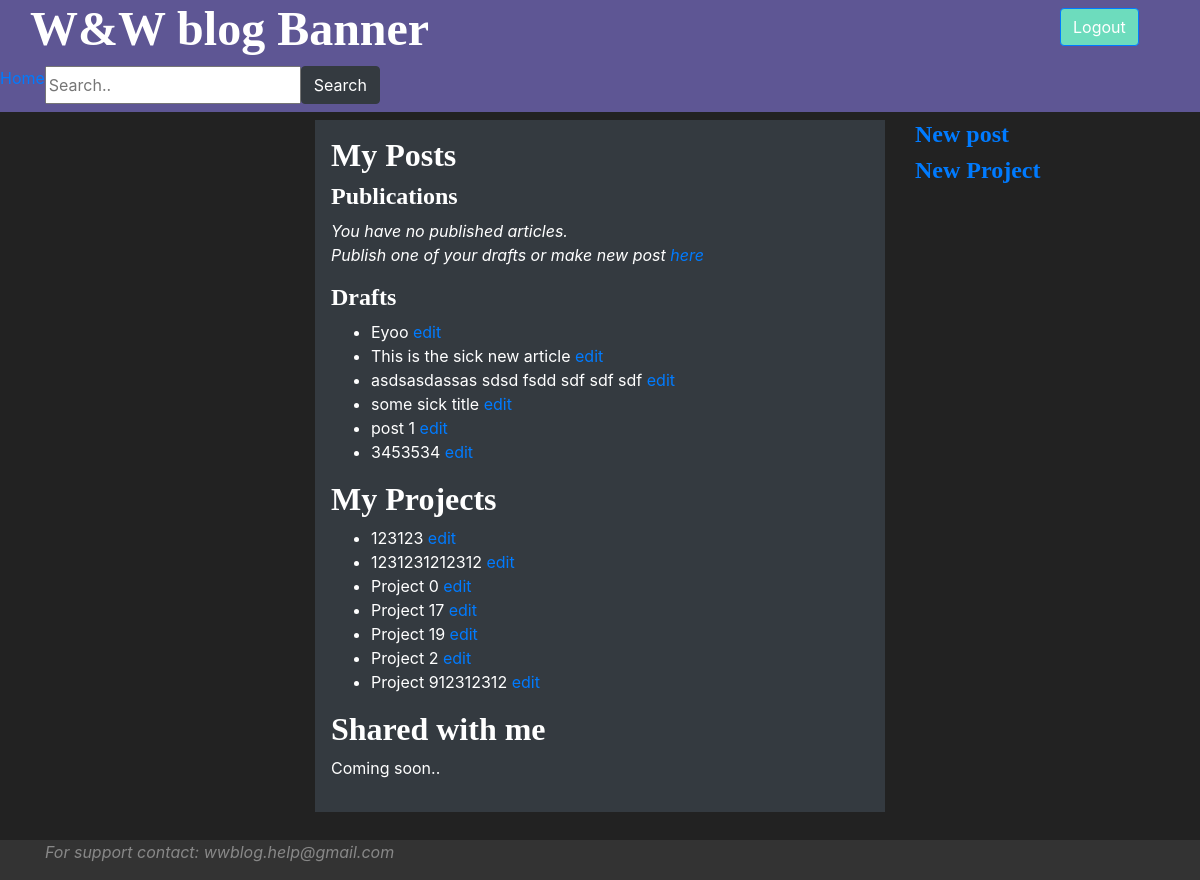
The app's page /me/ (signed in), older data.
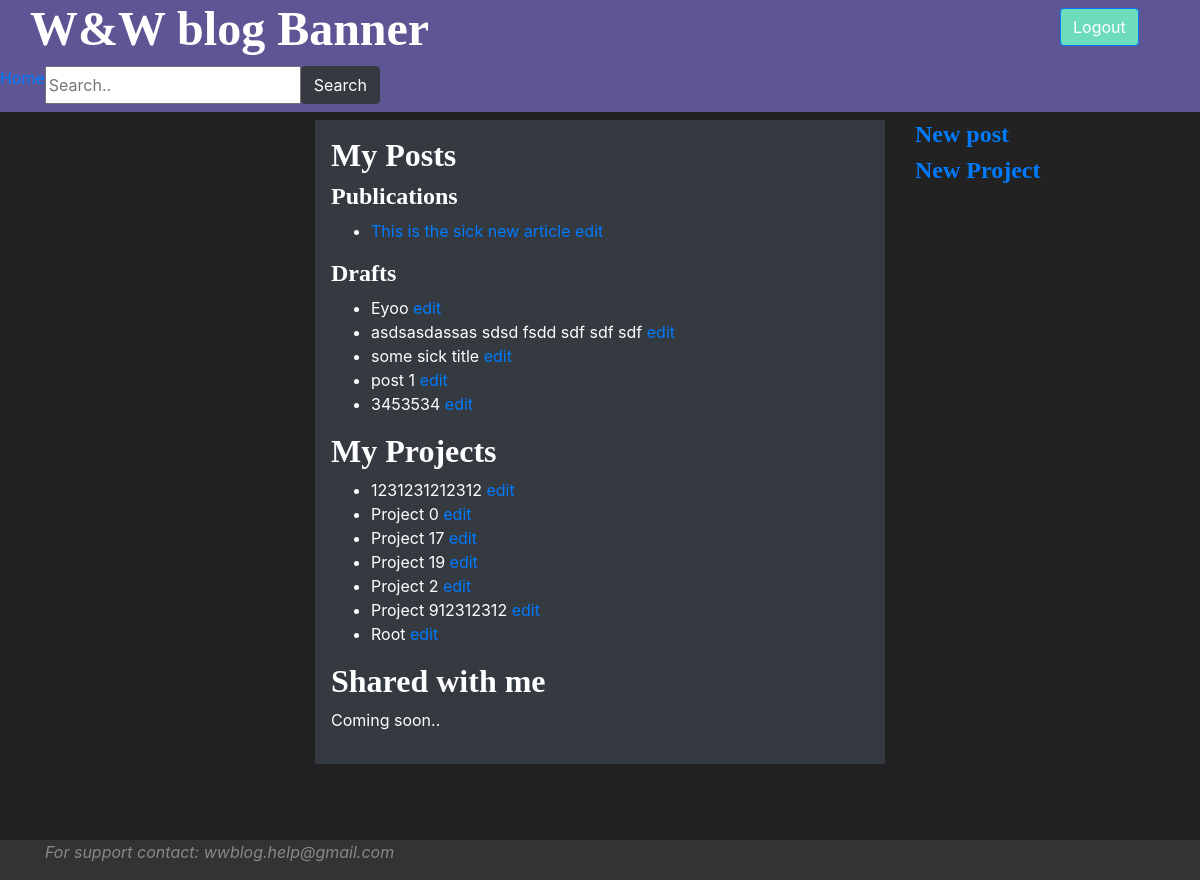
The same page, newer data.
### wwapp/models.py (models this page shows, shortened)
class Article(models.Model):
    article_id = models.AutoField(primary_key=True)
    article_title = models.CharField(max_length=45)
    pub_date = models.DateTimeField(blank=True, null=True)
    author = models.ForeignKey(User, on_delete=models.PROTECT)
    published = models.BooleanField(default=False)
    creation_date = models.DateTimeField(auto_now_add=True)
    article_parent = models.ForeignKey("Article", on_delete=models.SET_NULL, null=True, blank=True)
    """
    # populate with -  default=timezone.now - from django.utils.timezone.now()
    # edit_date = models.DateField(auto_now=True)
    # can be used instead auto_now_add = True,
    """
    class Meta:
        indexes = [
            models.Index(fields=['article_title']),
            models.Index(fields=['author']),
        ]

class Category(models.Model):
    category_id = models.AutoField(primary_key=True)
    category_name = models.CharField(unique=True, max_length=45)
    category_creator = models.ForeignKey(User, on_delete=models.PROTECT)
    class CategoryType(models.TextChoices):
        PROJECT = 'PROJECT', _('Project')
        TOPIC = 'TOPIC', _('Topic')
        SUBTOPIC = 'SUBTOPIC', _('SubTopic')
    category_type = models.CharField(max_length=45, choices=CategoryType.choices, default=CategoryType.PROJECT)
    class Meta:
        verbose_name_plural = 'Categories'
        indexes = [
            models.Index(fields=['category_name']),
        ]

### wwapp/views.py (the view)
# urls.py: path('me/', views.manage_own_content, name='manage_own_content'),
@login_required
def manage_own_content(request):
    drafted_articles = ArticleHandler.get_user_drafted_articles(request.user)
    published_articles = ArticleHandler.get_user_published_articles(request.user)
    values = {
        "drafted_articles": drafted_articles,
        "published_articles": published_articles,
        "user": request.user,
        "user_projects": CategoryHandler.get_user_projects(request.user),
    }
    return render(request, 'wwapp/manage_user_content.html', values)

### wwapp/handlers.py (called while the page is built)
    @staticmethod
    def get_user_projects(user: User) -> [Category]:
        try:
            return Category.objects.filter(category_creator_id=user.id,
                                           category_type=Category.CategoryType.PROJECT).order_by('category_name')
        except exceptions.EmptyResultSet:
            return []

    @staticmethod
    def get_user_published_articles(user: User):
        try:
            return Article.objects.filter(author_id=user.id, published=True).order_by('-pub_date')
        except exceptions.EmptyResultSet:
            return None

    @staticmethod
    def get_user_drafted_articles(user: User):
        try:
            return Article.objects.filter(author_id=user.id, published=False).order_by('-creation_date')
        except exceptions.EmptyResultSet:
            return None

### wwapp/templates/wwapp/manage_user_content.html (shortened to what this page needs)
{% extends 'wwapp/base.html' %}
{% block right_nav %}
    {% if request.user.is_authenticated %}
        <h4><a href="{% url 'wwapp:new_article' %}">New post</a></h4>
        <h4><a href="{% url 'wwapp:new_project' %}">New Project</a></h4>
    {% endif %}
{% endblock %}
{% block content %}
    {% if request.user.is_authenticated %}
        <h3>My Posts</h3>
    {% endif %}
    <h4>Publications</h4>
    {% if published_articles %}
        <ul title="publications_list">
            {% for article in published_articles %}
                <li>
                    <a href="{% url 'wwapp:open_article' article.article_id %}">{{ article.article_title }}</a>
                    <a href="{% url 'wwapp:edit_article' article.article_id %}">edit</a>
                </li>
            {% endfor %}
        </ul>
    {% else %}
        <p><i>You have no published articles.<br>Publish one of your drafts or make new post <a href="{% url 'wwapp:new_article' %}">here</a></i></p>
    {% endif %}
    <h4>Drafts</h4>
    {% if drafted_articles %}
        <ul title="drafts_list">
            {% for article in drafted_articles %}
                <li>
                    {{ article.article_title }}
                    <a href="{% url 'wwapp:edit_article' article.article_id %}">edit</a>
                </li>
            {% endfor %}
        </ul>
    {% else %}
        <p>You have no drafts. Make a new post <a href="{% url 'wwapp:new_article' %}">here</a></p>
    {% endif %}
    <h3>My Projects</h3>
    {% if user_projects %}
        <ul title="drafts_list">
            {% for project in user_projects %}
                <li>
                    {{ project.category_name }}
                    <a href="{% url 'wwapp:edit_category' project.category_id %}">edit</a>
                </li>
            {% endfor %}
        </ul>
    {% else %}
        <p>You have no projects yet. Start a new project <a href="{% url 'wwapp:new_project' %}">here</a></p>
    {% endif %}
    <h3>Shared with me</h3>
    <p>Coming soon..</p>
{% endblock %}

Row changes from the older to the newer data that the page shows:
changed Article "This is the sick new article": moves from the list under "Drafts" to the list under "Publications"
changed Category: category_name "123123" → "Root"; moves down the list
Text that changed along with them:
text no longer shown: "You have no published articles. Publish one of your drafts or make new post here"
